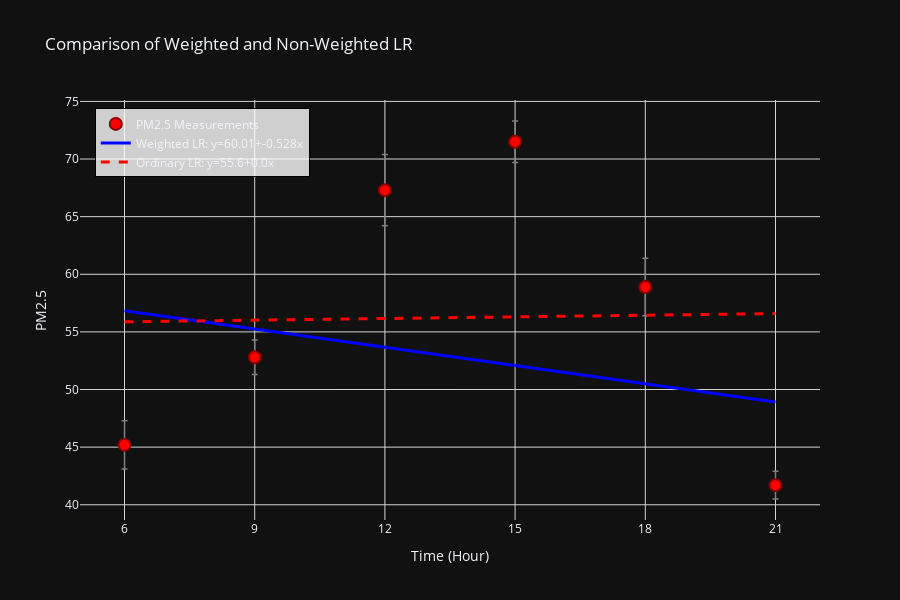

Here is the notebook cell this chart was saved with:
### Markdown cell above
### Question 7 (Weighted Least Squares Application)

##### Question 7a, 7b, 7c:

### Code cell
import numpy as np
import plotly.graph_objects as go
hour = np.array([x for x in range(6, 22, 3)])
PMy = np.array([45.2, 52.8, 67.3, 71.5, 58.9, 41.7])
stdErr = np.array([2.1, 1.5, 3.1, 1.8, 2.5, 1.2])
weights =  np.diag(1 / (stdErr ** 2))
print(PMy)
print(hour)
print(hour)
print(weights)

def weightedLS(x, y, weights):
    n = len(x)
    X = np.column_stack([np.ones(n), x])
    theta = np.linalg.inv(X.T @ weights @ X) @ (X.T @ weights @ y)
    theta = np.linalg.solve(X.T @ weights @ X, X.T @ weights @ y)
    return theta

def orinaryLS(x, y):
    n = len(x)
    X = np.column_stack([np.ones(n), x])
    theta = np.linalg.inv(X.T @ X) @ X.T @ y
    return theta

thetaWeig = weightedLS(hour, PMy, weights)
thetaOrig = orinaryLS(hour, PMy)

timeX = np.linspace(hour[0], hour[-1], 100)
yPredWeig = thetaWeig[0] + (thetaWeig[1]*timeX)
yPredOrig = thetaOrig[0] + (thetaOrig[1]*timeX)

#print(yPredWeig)
#print(yPredOrig)

XData = np.column_stack([np.ones(len(hour)), hour])
yPredWeig_ = XData @ thetaWeig
yPredOrig_ = XData @ thetaOrig

resWeig = PMy - yPredWeig_
resOrig = PMy - yPredOrig_


fig = go.Figure()

fig.add_trace(go.Scatter(
    x=hour,
    y=PMy,
    mode='markers',
    error_y=dict(
        type='data',
        array=stdErr,
        visible=True,
        thickness=1.5,
        width=3,
        color='gray'
    ),
    marker=dict(
        size=12,
        color='red',
        line=dict(width=2, color='DarkRed')
    ),
    name='PM2.5 Measurements',
    text=[f'Hour {h}: {p:.1f} ± {s:.1f} (micro g)/(m^3)' for h, p, s in zip(hour, PMy, stdErr)],
    hoverinfo='text'
))

fig.add_trace(go.Scatter(
    x=timeX,
    y=yPredWeig,
    mode='lines',
    line=dict(color='blue', width=3),
    name=f'Weighted LR: y={thetaWeig[0]:.2f}+{thetaWeig[1]:.3f}x'
))

fig.add_trace(go.Scatter(
    x=timeX,
    y=yPredOrig,
    mode='lines',
    line=dict(color='red', width=3, dash='dash'),
    name=f'Ordinary LR: y={thetaOrig[0]:.1f}+{thetaOrig[1]:.1f}x'
))

fig.update_layout(
    title="Comparison of Weighted and Non-Weighted LR",
    xaxis_title='Time (Hour)',
    yaxis_title='PM2.5',
    hovermode='x unified',
    showlegend=True,
    width=900,
    height=600,
    legend=dict(
        x=0.02,
        y=0.98,
        bgcolor='rgba(255, 255, 255, 0.8)',
        bordercolor='black',
        borderwidth=1
    )
)

fig.update_xaxes(
    showgrid=True,
    gridwidth=1,
    gridcolor='LightGray',
    dtick=3
)

fig.update_yaxes(
    showgrid=True,
    gridwidth=1,
    gridcolor='LightGray'
)

fig.show()

print("Weighted residuals:")
print(resWeig)
print("Ordinary residuals:")
print(resOrig)

### Figure 1 — Plotly figure (JSON) as saved in the notebook; plotly's stock layout.template omitted (floating-point values rounded to 4 significant figures)
{"data": [{"error_y": {"array": [2.1, 1.5, 3.1, 1.8, 2.5, 1.2], "color": "gray", "thickness": 1.5, "type": "data", "visible": true, "width": 3}, "hoverinfo": "text", "marker": {"color": "red", "line": {"color": "DarkRed", "width": 2}, "size": 12}, "mode": "markers", "name": "PM2.5 Measurements", "text": ["Hour 6: 45.2 ± 2.1 (micro g)/(m^3)", "Hour 9: 52.8 ± 1.5 (micro g)/(m^3)", "Hour 12: 67.3 ± 3.1 (micro g)/(m^3)", "Hour 15: 71.5 ± 1.8 (micro g)/(m^3)", "Hour 18: 58.9 ± 2.5 (micro g)/(m^3)", "Hour 21: 41.7 ± 1.2 (micro g)/(m^3)"], "x": [6, 9, 12, 15, 18, 21], "y": [45.2, 52.8, 67.3, 71.5, 58.9, 41.7], "type": "scatter"}, {"line": {"color": "blue", "width": 3}, "mode": "lines", "name": "Weighted LR: y=60.01+-0.528x", "x": [6.0, 6.152, 6.303, 6.455, 6.606, 6.758, 6.909, 7.061, 7.212, 7.364, 7.515, 7.667, 7.818, 7.97, 8.121, 8.273, 8.424, 8.576, 8.727, 8.879, 9.03, 9.182, 9.333, 9.485, 9.636, 9.788, 9.939, 10.09, 10.24, 10.39, 10.55, 10.7, 10.85, 11.0, 11.15, 11.3, 11.45, 11.61, 11.76, 11.91, 12.06, 12.21, 12.36, 12.52, 12.67, 12.82, 12.97, 13.12, 13.27, 13.42, 13.58, 13.73, 13.88, 14.03, 14.18, 14.33, 14.48, 14.64, 14.79, 14.94, 15.09, 15.24, 15.39, 15.55, 15.7, 15.85, 16.0, 16.15, 16.3, 16.45, 16.61, 16.76, 16.91, 17.06, 17.21, 17.36, 17.52, 17.67, 17.82, 17.97, 18.12, 18.27, 18.42, 18.58, 18.73, 18.88, 19.03, 19.18, 19.33, 19.48, 19.64, 19.79, 19.94, 20.09, 20.24, 20.39, 20.55, 20.7, 20.85, 21.0], "y": [56.84, 56.76, 56.68, 56.6, 56.52, 56.44, 56.36, 56.28, 56.2, 56.12, 56.04, 55.96, 55.88, 55.8, 55.72, 55.64, 55.56, 55.48, 55.4, 55.32, 55.24, 55.16, 55.08, 55.0, 54.92, 54.84, 54.76, 54.68, 54.6, 54.52, 54.44, 54.36, 54.28, 54.2, 54.12, 54.04, 53.96, 53.88, 53.8, 53.72, 53.64, 53.56, 53.48, 53.4, 53.32, 53.24, 53.16, 53.08, 53.0, 52.92, 52.84, 52.76, 52.68, 52.6, 52.52, 52.44, 52.36, 52.28, 52.2, 52.12, 52.04, 51.96, 51.88, 51.8, 51.72, 51.64, 51.56, 51.48, 51.4, 51.32, 51.24, 51.16, 51.08, 51.0, 50.92, 50.84, 50.76, 50.68, 50.6, 50.52, 50.44, 50.36, 50.28, 50.2, 50.12, 50.04, 49.96, 49.88, 49.8, 49.72, 49.64, 49.56, 49.48, 49.4, 49.32, 49.24, 49.16, 49.08, 49.0, 48.92], "type": "scatter"}, {"line": {"color": "red", "dash": "dash", "width": 3}, "mode": "lines", "name": "Ordinary LR: y=55.6+0.0x", "x": [6.0, 6.152, 6.303, 6.455, 6.606, 6.758, 6.909, 7.061, 7.212, 7.364, 7.515, 7.667, 7.818, 7.97, 8.121, 8.273, 8.424, 8.576, 8.727, 8.879, 9.03, 9.182, 9.333, 9.485, 9.636, 9.788, 9.939, 10.09, 10.24, 10.39, 10.55, 10.7, 10.85, 11.0, 11.15, 11.3, 11.45, 11.61, 11.76, 11.91, 12.06, 12.21, 12.36, 12.52, 12.67, 12.82, 12.97, 13.12, 13.27, 13.42, 13.58, 13.73, 13.88, 14.03, 14.18, 14.33, 14.48, 14.64, 14.79, 14.94, 15.09, 15.24, 15.39, 15.55, 15.7, 15.85, 16.0, 16.15, 16.3, 16.45, 16.61, 16.76, 16.91, 17.06, 17.21, 17.36, 17.52, 17.67, 17.82, 17.97, 18.12, 18.27, 18.42, 18.58, 18.73, 18.88, 19.03, 19.18, 19.33, 19.48, 19.64, 19.79, 19.94, 20.09, 20.24, 20.39, 20.55, 20.7, 20.85, 21.0], "y": [55.88, 55.88, 55.89, 55.9, 55.91, 55.91, 55.92, 55.93, 55.93, 55.94, 55.95, 55.96, 55.96, 55.97, 55.98, 55.98, 55.99, 56.0, 56.01, 56.01, 56.02, 56.03, 56.03, 56.04, 56.05, 56.06, 56.06, 56.07, 56.08, 56.09, 56.09, 56.1, 56.11, 56.11, 56.12, 56.13, 56.14, 56.14, 56.15, 56.16, 56.16, 56.17, 56.18, 56.19, 56.19, 56.2, 56.21, 56.22, 56.22, 56.23, 56.24, 56.24, 56.25, 56.26, 56.27, 56.27, 56.28, 56.29, 56.29, 56.3, 56.31, 56.32, 56.32, 56.33, 56.34, 56.35, 56.35, 56.36, 56.37, 56.37, 56.38, 56.39, 56.4, 56.4, 56.41, 56.42, 56.42, 56.43, 56.44, 56.45, 56.45, 56.46, 56.47, 56.48, 56.48, 56.49, 56.5, 56.5, 56.51, 56.52, 56.53, 56.53, 56.54, 56.55, 56.55, 56.56, 56.57, 56.58, 56.58, 56.59], "type": "scatter"}], "layout": {"legend": {"x": 0.02, "y": 0.98, "bgcolor": "rgba(255, 255, 255, 0.8)", "bordercolor": "black", "borderwidth": 1}, "title": {"text": "Comparison of Weighted and Non-Weighted LR"}, "xaxis": {"title": {"text": "Time (Hour)"}, "showgrid": true, "gridwidth": 1, "gridcolor": "LightGray", "dtick": 3}, "yaxis": {"title": {"text": "PM2.5"}, "showgrid": true, "gridwidth": 1, "gridcolor": "LightGray"}, "hovermode": "x unified", "showlegend": true, "width": 900, "height": 600}}
